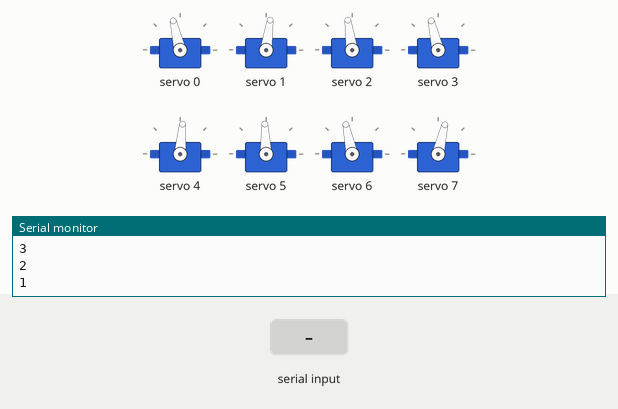
The sketch below on a simulated ESP32. On the bench: 8 × servo, the last lines printed to the serial monitor. The test bench sets the inputs (shaded band).

Above: at 12.2 s.
12.3 s: "2" received over Serial
At 13.74 s:
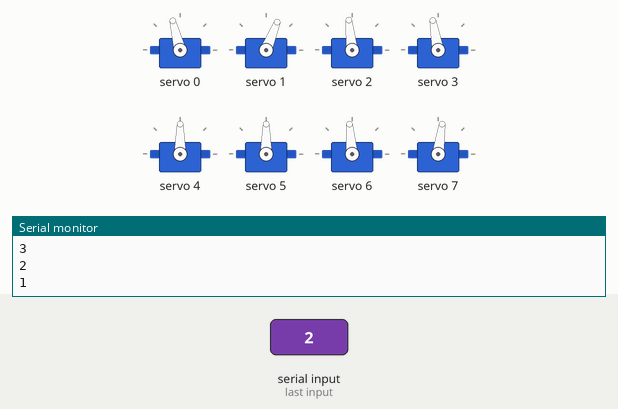
15.3 s: "1" received over Serial
18.3 s: "0" received over Serial
At 19.0 s:
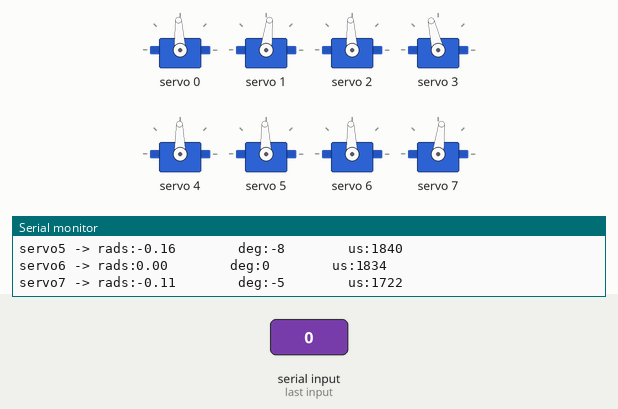
Timing chart, 0 to 21.3 s (numbered marks = the images above; inputs shaded):
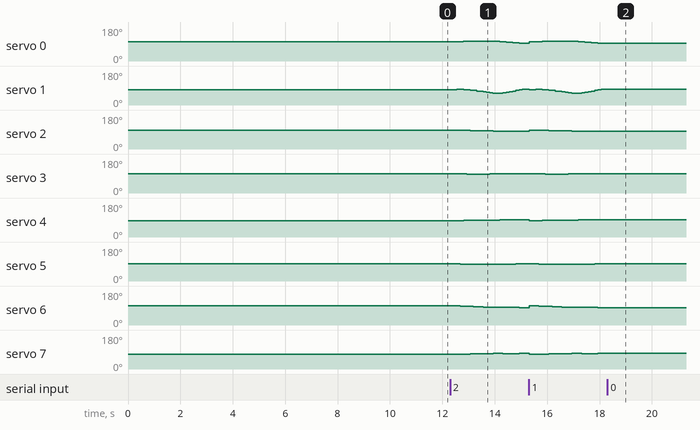

Measured:
- after the input at 12.3 s, servo 0: 103° → 104° after 0.51 s, → 102° 1.4 s later, → 101° 0.13 s later, → 100° 0.13 s later, … (9 changes in this stretch); servo 1: 82° → 83° after 0.26 s, → 84° 0.13 s later, → 82° 0.13 s later, → 81° 0.12 s later, … (21 changes in this stretch)
- after the input at 18.3 s, servo 0, servo 2: stops changing and stays 93°; servo 1, servo 7: stops changing and stays 83°; servo 3: stops changing and stays 103°; servo 4: stops changing and stays 91°; servo 5, servo 6: stops changing and stays 92°

The sketch:

2D_SS_lift_47.ino
```cpp
// HOW TO:
// ------------------------------
// Serial input = 2 -> Steps through gait sequence once and stops at the end.
// Serial input = 1 -> Steps through gait sequence in a loop.
// Serial input = 0 -> Stops infinite loop at the node where it is at that moment

//Gait template
#include <Wire.h>
#include <Adafruit_PWMServoDriver.h>

Adafruit_PWMServoDriver pca9685 = Adafruit_PWMServoDriver();

#define SERVO_FREQ 300
#define SER0 0 //Hip 1
#define SER1 1 //Knee 1
#define SER2 2 //Hip 2
#define SER3 3 //Knee 2
#define SER4 4 //Hip 3
#define SER5 5 //Knee 3
#define SER6 6 //Hip 4
#define SER7 7 //Knee 4

// Insert servo angles here:
// For 3D gaits, these angles are obtained from linearisation.py
// For 2D gaits, these angles are obtained from 2D_trajectory_reader.py
float SS_servo0[] = {-0.23372393, -0.23476926, -0.2338489 , -0.23523061, -0.24556731, -0.25466796, -0.2586194 , -0.26257085, -0.26652229, -0.27047373, -0.2712658, -0.26752767, -0.26378953, -0.2600514 , -0.2480994 , -0.22573972, -0.19563403, -0.16260444, -0.12957486, -0.09490356, -0.05951553, -0.02570208, -0.00615659, -0.00348165, -0.00617112, -0.00929418, -0.01480156, -0.01703492, -0.01403572, -0.01147019, -0.01369617, -0.01592215, -0.01814813, -0.02037411, -0.02350257, -0.03230913, -0.04111569, -0.04992225, -0.05942686, -0.0691152 , -0.0780542 , -0.08856887, -0.10103889, -0.1136951 , -0.12685501, -0.13949724, -0.14059713, -0.13545245, -0.12812442, -0.12660562, -0.12729986, -0.12799409, -0.13311081, -0.14002035, -0.14554412, -0.14833973, -0.1524106 , -0.15705374, -0.16196272, -0.16323555, -0.16347228, -0.16310344, -0.16523736, -0.1678999 , -0.17056244, -0.17322498, -0.17588752, -0.17855007, -0.18732669, -0.1981112 , -0.20889571, -0.21968022, -0.23205274, -0.23901501, -0.23828721, -0.23126561, -0.22179471, -0.21241182, -0.20603399, -0.20404823, -0.20480329, -0.20566848, -0.20792194, -0.20973786, -0.21440584, -0.2261038 };
float SS_servo1[] = {0.14302422, 0.12836575, 0.10619636, 0.09839879, 0.12681139, 0.16377414, 0.216795  , 0.26981586, 0.32283672, 0.37585758, 0.42892309, 0.48205263, 0.53518216, 0.5883117 , 0.61401462, 0.59767401, 0.54423207, 0.47271626, 0.40120046, 0.32310925, 0.24214737, 0.16618053, 0.1206079 , 0.10494991, 0.10101346, 0.0982074 , 0.10277123, 0.10106872, 0.08860519, 0.07672566, 0.07403214, 0.07133862, 0.0686451 , 0.06595159, 0.06496798, 0.07474252, 0.08451706, 0.0942916 , 0.10503718, 0.11424506, 0.12147682, 0.13067357, 0.1406005 , 0.14839771, 0.15378278, 0.15529196, 0.14967857, 0.12893923, 0.10654459, 0.09521141, 0.08888952, 0.08256763, 0.0847654 , 0.09041697, 0.09472072, 0.09439584, 0.09567471, 0.09803593, 0.10118768, 0.09723211, 0.09205273, 0.085636  , 0.08474614, 0.08502364, 0.08530114, 0.08557863, 0.08585613, 0.08613363, 0.10063808, 0.11981472, 0.13899136, 0.158168  , 0.1791881 , 0.18777435, 0.18223223, 0.16435172, 0.14239614, 0.12085703, 0.10793493, 0.1011762 , 0.10090431, 0.10087943, 0.10396851, 0.10692828, 0.11546097, 0.13430828};
float SS_servo2[] = { 0.07984241,  0.08364614,  0.08467588,  0.08058583,  0.07653794,  0.07146521,  0.06561598,  0.05976674,  0.05391751,  0.04806827,  0.04069467,  0.0311353 ,  0.02157592,  0.01201655,  0.00633376,  0.00180706,  0.00240364, -0.00173837, -0.00588039, -0.01614171, -0.02907459, -0.04353482, -0.05228356, -0.05627309, -0.05645154, -0.05436313, -0.04937419, -0.04503028, -0.04961201, -0.05451904, -0.05798048, -0.06144191, -0.06490335, -0.06836478, -0.0718153 , -0.07519712, -0.07857893, -0.08196075, -0.08556572, -0.08942344, -0.09567525, -0.10097413, -0.10699121, -0.11462526, -0.12335394, -0.1330936 , -0.14401482, -0.16589547, -0.18912964, -0.21385451, -0.2391136 , -0.26437269, -0.28835455, -0.31181863, -0.33214075, -0.34378658, -0.34569778, -0.33912805, -0.3241269 , -0.30153325, -0.26619977, -0.22917251, -0.19470719, -0.16078299, -0.12685878, -0.09293458, -0.05901038, -0.02508618,  0.0042167 ,  0.03200191,  0.05978712,  0.08757233,  0.1122606 ,  0.12082029,  0.12287253,  0.12127843,  0.11992119,  0.1179957 ,  0.11815448,  0.11901353,  0.11772534,  0.11616544,  0.11118033,  0.10511169,  0.09612762,  0.08322938};
float SS_servo3[] = {0.16419662, 0.13937434, 0.11663749, 0.10429268, 0.0938743 , 0.08656864, 0.08363989, 0.08071114, 0.07778239, 0.07485364, 0.07633562, 0.08414208, 0.09194854, 0.09975501, 0.10219619, 0.10102705, 0.09072545, 0.09096478, 0.0912041 , 0.10406143, 0.1224275 , 0.14494805, 0.15695455, 0.15484861, 0.14562462, 0.13220977, 0.11549334, 0.10044899, 0.10335155, 0.10662274, 0.10645753, 0.10629233, 0.10612712, 0.10596192, 0.10565416, 0.10444953, 0.10324489, 0.10204025, 0.10085085, 0.09826268, 0.10005456, 0.0986975 , 0.09556464, 0.09319828, 0.08961997, 0.08522993, 0.09942349, 0.13321316, 0.17413553, 0.22876181, 0.29459355, 0.36042529, 0.43584102, 0.51514201, 0.59393173, 0.65268165, 0.68279685, 0.68910502, 0.67224256, 0.63447086, 0.5395928 , 0.43248879, 0.39064824, 0.36259226, 0.33453628, 0.3064803 , 0.27842432, 0.25036834, 0.22810018, 0.20773276, 0.18736534, 0.16699793, 0.13788108, 0.11485942, 0.10646107, 0.10579027, 0.10550197, 0.10669705, 0.10628041, 0.10171853, 0.10256545, 0.10399383, 0.11275214, 0.12449752, 0.1420885 , 0.16390962};
float SS_servo4[] = { 0.2128481 ,  0.19604599,  0.18040858,  0.16699332,  0.15116858,  0.13743367,  0.12977779,  0.1221219 ,  0.11446601,  0.10681012,  0.10144471,  0.09936357,  0.09728244,  0.0952013 ,  0.09240304,  0.08652308,  0.07729404,  0.07312795,  0.06896185,  0.06895243,  0.07075772,  0.07433941,  0.07896416,  0.08089669,  0.07959474,  0.07276116,  0.05803778,  0.0409823 ,  0.03149121,  0.02312891,  0.01748481,  0.01184071,  0.00619661,  0.00055251, -0.00411506, -0.00263869, -0.00116231,  0.00031406,  0.00255437,  0.00312943,  0.00895624,  0.01956815,  0.03460831,  0.05742454,  0.08412603,  0.09834796,  0.0982703 ,  0.08121724,  0.06336476,  0.04766804,  0.03341219,  0.01915634,  0.00466222, -0.0099285 , -0.02488216, -0.04021944, -0.05650241, -0.07311438, -0.08926134, -0.10473676, -0.11479806, -0.12351333, -0.11762876, -0.10866049, -0.09969222, -0.09072395, -0.08175568, -0.07278741, -0.04902995, -0.02041566,  0.00819862,  0.03681291,  0.06745912,  0.09898469,  0.12800064,  0.15397356,  0.17654097,  0.19453409,  0.20655404,  0.21411341,  0.21496693,  0.21550832,  0.212115  ,  0.20906101,  0.20654433,  0.2131221 };
float SS_servo5[] = {-0.13567703, -0.11856852, -0.10734793, -0.10072105, -0.087162  , -0.07681676, -0.07605387, -0.07529099, -0.0745281 , -0.07376521, -0.07634405, -0.08371455, -0.09108506, -0.09845556, -0.10181255, -0.10017861, -0.09053266, -0.09022948, -0.08992631, -0.09785485, -0.10937718, -0.12348167, -0.13858892, -0.15266753, -0.1596022 , -0.15493367, -0.13169169, -0.10335141, -0.09042323, -0.08008441, -0.07587429, -0.07166417, -0.06745406, -0.06324394, -0.06113906, -0.07227955, -0.08342004, -0.09456053, -0.10766745, -0.11929362, -0.14209195, -0.17591156, -0.22210986, -0.28694116, -0.36353382, -0.41773851, -0.42573916, -0.40122979, -0.37230212, -0.34849549, -0.32706258, -0.30562967, -0.28412964, -0.26260241, -0.23884402, -0.21342805, -0.18707403, -0.16014604, -0.13394932, -0.1089513 , -0.094211  , -0.08224747, -0.09971694, -0.12340308, -0.14708922, -0.17077536, -0.1944615 , -0.21814764, -0.27118076, -0.33385154, -0.39652231, -0.45919309, -0.52798834, -0.58956755, -0.63363731, -0.65905363, -0.66425674, -0.6475357 , -0.60241973, -0.54743167, -0.46347439, -0.37896389, -0.2874795 , -0.20153287, -0.12723794, -0.12965883};
float SS_servo6[] = {0.21680864, 0.20711163, 0.19130989, 0.1728439 , 0.15695284, 0.14222991, 0.1289389 , 0.11564788, 0.10235687, 0.08906585, 0.07713285, 0.0671471 , 0.05716134, 0.04717558, 0.04001945, 0.03658774, 0.03583753, 0.03340272, 0.03096791, 0.02658674, 0.02135583, 0.01442503, 0.01030644, 0.00556903, 0.00443305, 0.00988481, 0.03481943, 0.06784474, 0.10648285, 0.14399769, 0.17422469, 0.2044517 , 0.2346787 , 0.26490571, 0.29311105, 0.30859685, 0.32408264, 0.33956843, 0.35074052, 0.35139089, 0.34311913, 0.33115519, 0.31602912, 0.29697112, 0.27351124, 0.25156911, 0.24820796, 0.24352709, 0.23888191, 0.23356525, 0.22893003, 0.22429481, 0.2204853 , 0.21701052, 0.21364857, 0.21042737, 0.20794065, 0.20542566, 0.20246542, 0.19523172, 0.18973089, 0.18395474, 0.17967789, 0.17571772, 0.17175755, 0.16779737, 0.1638372 , 0.15987703, 0.15967603, 0.16070955, 0.16174307, 0.1627766 , 0.16276179, 0.16202479, 0.160312  , 0.15652067, 0.154423  , 0.15363606, 0.15348261, 0.14765278, 0.14710544, 0.1469696 , 0.15202125, 0.16029427, 0.17971772, 0.2059116 };
float SS_servo7[] = {-0.24297316, -0.24012499, -0.22855801, -0.21176989, -0.19815649, -0.1858698 , -0.17368409, -0.16149838, -0.14931266, -0.13712695, -0.12638512, -0.11771366, -0.10904221, -0.10037075, -0.09491278, -0.09828586, -0.10581647, -0.10900142, -0.11218637, -0.11124411, -0.10849998, -0.10128781, -0.09869892, -0.09927847, -0.10656424, -0.12686702, -0.18441438, -0.25871532, -0.34470785, -0.42475226, -0.47404039, -0.52332853, -0.57261667, -0.6219048 , -0.66371174, -0.65844971, -0.65318767, -0.64792564, -0.6281882 , -0.57486044, -0.49509173, -0.40934239, -0.32301898, -0.23743643, -0.15543594, -0.1106396 , -0.11186896, -0.11294133, -0.11132061, -0.10900778, -0.10747686, -0.10594594, -0.10647045, -0.10782822, -0.10792202, -0.107422  , -0.10937006, -0.11132856, -0.11212494, -0.1041111 , -0.09859877, -0.09250832, -0.08906746, -0.08618624, -0.08330502, -0.0804238 , -0.07754258, -0.07466136, -0.0773816 , -0.08194139, -0.08650118, -0.09106097, -0.09478865, -0.09866955, -0.09934141, -0.09555647, -0.094338  , -0.09547569, -0.09525903, -0.08621878, -0.08691875, -0.0884236 , -0.10007483, -0.11745584, -0.157384  , -0.21457698};

int node=0;
int first=0;
int input=0;
int end_time=0;
int time_step=120000;
int steps = sizeof(SS_servo0)/sizeof(SS_servo0[0]);
int one_print = 0;

// -------------------Joint configurations-------------------
int servo0=0;
int servo0_deg=0;
int servo1=0;
int servo1_deg=0;
int servo2=0;
int servo2_deg=0;
int servo3=0;
int servo3_deg=0;
int servo4=0;
int servo4_deg=0;
int servo5=0;
int servo5_deg=0;
int servo6=0;
int servo6_deg=0;
int servo7=0;
int servo7_deg=0;

void setup() {
  Serial.begin(115200);
  pca9685.begin();

  pca9685.setOscillatorFrequency(27000000); //Value between 24MHz and 27MHz, tuned for this setup
  pca9685.setPWMFreq(SERVO_FREQ);
  delay (1000);

  servo0_deg=SS_servo0[0]/3.14159265*180;
  servo0=map(servo0_deg,-38,90,2200,1030);
  servo1_deg=SS_servo1[0]/3.14159265*180;
  servo1=map(servo1_deg,-90,90,2600,950);
  servo2_deg=SS_servo2[0]/3.14159265*180;
  servo2=map(servo2_deg,-38,90,1510,2730);
  servo3_deg=SS_servo3[0]/3.14159265*180;
  servo3=map(servo3_deg,-90,90,1100,2700);
  servo4_deg=SS_servo4[0]/3.14159265*180;
  servo4=map(servo4_deg,-90,38,2700,1500);
  servo5_deg=SS_servo5[0]/3.14159265*180;
  servo5=map(servo5_deg,-90,90,2600,930);
  servo6_deg=SS_servo6[0]/3.14159265*180;
  servo6=map(servo6_deg,-90,38,850,2250);
  servo7_deg=SS_servo7[0]/3.14159265*180;
  servo7=map(servo7_deg,-90,90,920,2620);

  pca9685.setPWM(SER0,0,servo0);
  pca9685.setPWM(SER1,0,servo1);
  pca9685.setPWM(SER2,0,servo2);
  pca9685.setPWM(SER3,0,servo3);
  pca9685.setPWM(SER4,0,servo4);
  pca9685.setPWM(SER5,0,servo5);
  pca9685.setPWM(SER6,0,servo6);
  pca9685.setPWM(SER7,0,servo7);

  Serial.print("Node:");
  Serial.println(node);
  Serial.print("servo0 -> rads:");
  Serial.print(SS_servo0[node]);
  Serial.print("        deg:");
  Serial.print(servo0_deg);
  Serial.print("        us:");
  Serial.println(servo0);
  Serial.print("servo1 -> rads:");
  Serial.print(SS_servo1[node]);
  Serial.print("        deg:");
  Serial.print(servo1_deg);
  Serial.print("        us:");
  Serial.println(servo1);
  Serial.print("servo2 -> rads:");
  Serial.print(SS_servo2[node]);
  Serial.print("        deg:");
  Serial.print(servo2_deg);
  Serial.print("        us:");
  Serial.println(servo2);
  Serial.print("servo3 -> rads:");
  Serial.print(SS_servo3[node]);
  Serial.print("        deg:");
  Serial.print(servo3_deg);
  Serial.print("        us:");
  Serial.println(servo3);
  Serial.print("servo4 -> rads:");
  Serial.print(SS_servo4[node]);
  Serial.print("        deg:");
  Serial.print(servo4_deg);
  Serial.print("        us:");
  Serial.println(servo4);
  Serial.print("servo5 -> rads:");
  Serial.print(SS_servo5[node]);
  Serial.print("        deg:");
  Serial.print(servo5_deg);
  Serial.print("        us:");
  Serial.println(servo5);
  Serial.print("servo6 -> rads:");
  Serial.print(SS_servo6[node]);
  Serial.print("        deg:");
  Serial.print(servo6_deg);
  Serial.print("        us:");
  Serial.println(servo6);
  Serial.print("servo7 -> rads:");
  Serial.print(SS_servo7[node]);
  Serial.print("        deg:");
  Serial.print(servo7_deg);
  Serial.print("        us:");
  Serial.println(servo7);

  Serial.println("10");
  delay(1000);
  Serial.println("9");
  delay(1000);
  Serial.println("8");
  delay(1000);
  Serial.println("7");
  delay(1000);
  Serial.println("6");
  delay(1000);
  Serial.println("5");
  delay(1000);
  Serial.println("4");
  delay(1000);
  Serial.println("3");
  delay(1000);
  Serial.println("2");
  delay(1000);
  Serial.println("1");
  delay(1000);

}

void loop()
{
  if(Serial.available()>0)
  {
    first=Serial.read();
    if(first=='2')
    {
      input=2;
      node=0;
      one_print=1;
    }
    if(first=='1')
    {
      input=1;
      node=0;
      one_print=1;
    }
    if(first=='0')
    {
      input=0;
    }
  }
  if(input==1 or input==2)
  {
      if(esp_timer_get_time()>=end_time)
      {
        servo0_deg=SS_servo0[node]/3.14159265*180;
        servo0=map(servo0_deg,-38,90,2200,1030);
        servo1_deg=SS_servo1[node]/3.14159265*180;
        servo1=map(servo1_deg,-90,90,2600,950);
        servo2_deg=SS_servo2[node]/3.14159265*180;
        servo2=map(servo2_deg,-38,90,1510,2730);
        servo3_deg=SS_servo3[node]/3.14159265*180;
        servo3=map(servo3_deg,-90,90,1100,2700);
        servo4_deg=SS_servo4[node]/3.14159265*180;
        servo4=map(servo4_deg,-90,38,2700,1500);
        servo5_deg=SS_servo5[node]/3.14159265*180;
        servo5=map(servo5_deg,-90,90,2600,930);
        servo6_deg=SS_servo6[node]/3.14159265*180;
        servo6=map(servo6_deg,-90,38,850,2250);
        servo7_deg=SS_servo7[node]/3.14159265*180;
        servo7=map(servo7_deg,-90,90,920,2620);

        pca9685.setPWM(SER0,0,servo0);
        pca9685.setPWM(SER1,0,servo1);
        pca9685.setPWM(SER2,0,servo2);
        pca9685.setPWM(SER3,0,servo3);
        pca9685.setPWM(SER4,0,servo4);
        pca9685.setPWM(SER5,0,servo5);
        pca9685.setPWM(SER6,0,servo6);
        pca9685.setPWM(SER7,0,servo7);

        node+=1;
        if(node>=steps and input==1)
        {
          Serial.print("Input:");
          Serial.println(input);
          node=0;
        }
        if(node>=steps and input==2)
        {
          Serial.print("Input:");
          Serial.println(input);
          input=0;
        }
         end_time=esp_timer_get_time()+time_step;
      }
   }

  if(input == 0)
  {
        pca9685.setPWM(SER0,0,servo0);
        pca9685.setPWM(SER1,0,servo1);
        pca9685.setPWM(SER2,0,servo2);
        pca9685.setPWM(SER3,0,servo3);
        pca9685.setPWM(SER4,0,servo4);
        pca9685.setPWM(SER5,0,servo5);
        pca9685.setPWM(SER6,0,servo6);
        pca9685.setPWM(SER7,0,servo7);

        if(one_print==1)
        {
          Serial.print("Input:");
          Serial.println(input);
          Serial.print("Node:");
          Serial.println(node);
          Serial.print("servo0 -> rads:");
          Serial.print(SS_servo0[node]);
          Serial.print("        deg:");
          Serial.print(servo0_deg);
          Serial.print("        us:");
          Serial.println(servo0);
          Serial.print("servo1 -> rads:");
          Serial.print(SS_servo1[node]);
          Serial.print("        deg:");
          Serial.print(servo1_deg);
          Serial.print("        us:");
          Serial.println(servo1);
          Serial.print("servo2 -> rads:");
          Serial.print(SS_servo2[node]);
          Serial.print("        deg:");
          Serial.print(servo2_deg);
          Serial.print("        us:");
          Serial.println(servo2);
          Serial.print("servo3 -> rads:");
          Serial.print(SS_servo3[node]);
          Serial.print("        deg:");
          Serial.print(servo3_deg);
          Serial.print("        us:");
          Serial.println(servo3);
          Serial.print("servo4 -> rads:");
          Serial.print(SS_servo4[node]);
          Serial.print("        deg:");
          Serial.print(servo4_deg);
          Serial.print("        us:");
          Serial.println(servo4);
          Serial.print("servo5 -> rads:");
          Serial.print(SS_servo5[node]);
          Serial.print("        deg:");
          Serial.print(servo5_deg);
          Serial.print("        us:");
          Serial.println(servo5);
          Serial.print("servo6 -> rads:");
          Serial.print(SS_servo6[node]);
          Serial.print("        deg:");
          Serial.print(servo6_deg);
          Serial.print("        us:");
          Serial.println(servo6);
          Serial.print("servo7 -> rads:");
          Serial.print(SS_servo7[node]);
          Serial.print("        deg:");
          Serial.print(servo7_deg);
          Serial.print("        us:");
          Serial.println(servo7);
          one_print=0;
        }

  }
}
```
